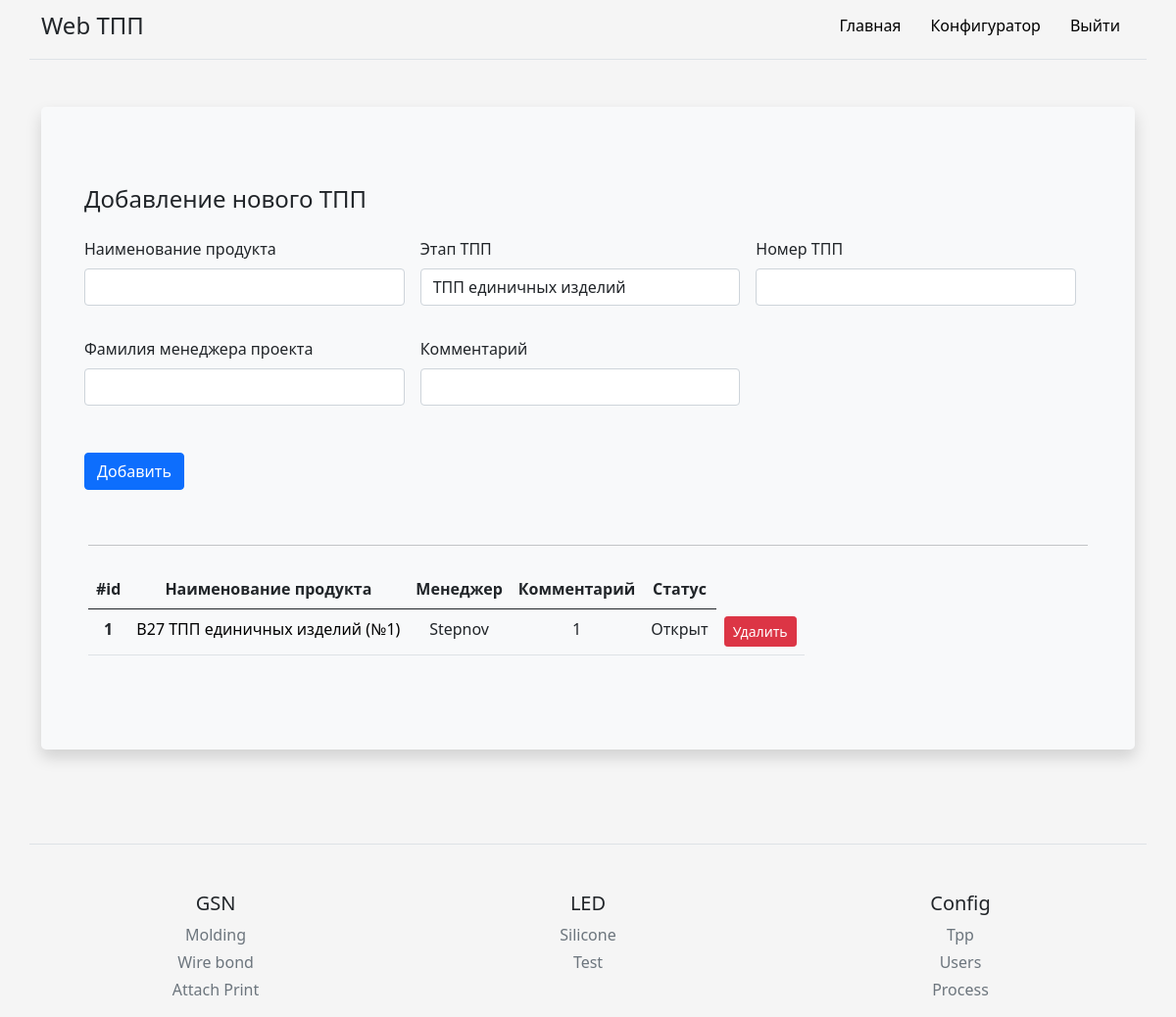
/config_tpp/ (signed in), run on an earlier commit of the app's database.
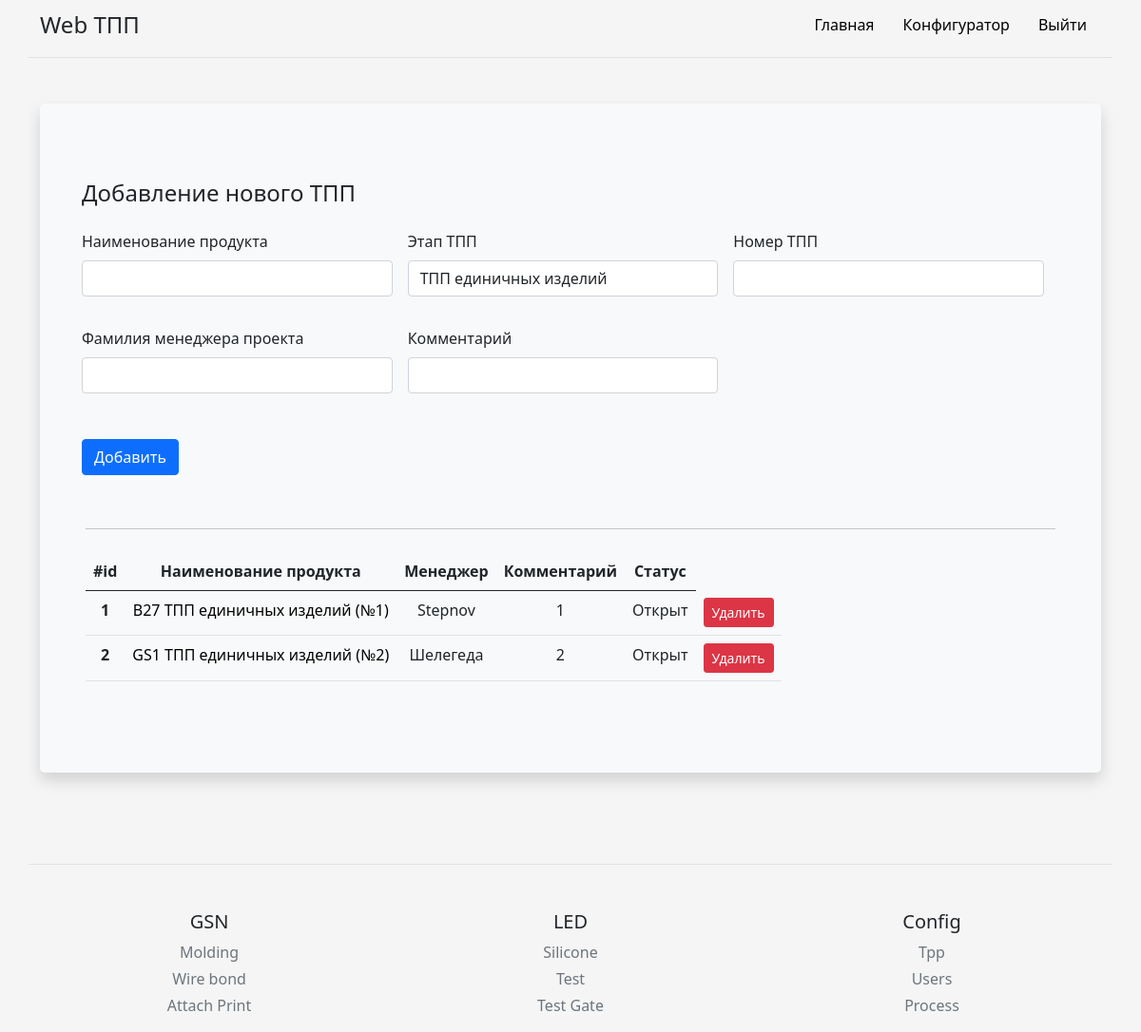
And on a later commit of the database.
### models.py (models this page shows, shortened)
class Tpp_config(db.Model):
    id = db.Column(db.Integer, primary_key=True)
    prod_sum = db.Column(db.Text, nullable=False)
    owner = db.Column(db.Text, nullable=False)
    comment = db.Column(db.Text, nullable=False)
    status = db.Column(db.Text, nullable=False, default="Открыт")
    del_status = db.Column(db.Boolean, nullable=False, default=True)

class Process(db.Model):
    id = db.Column(db.Integer, primary_key=True)
    process = db.Column(db.Text, nullable=False)
    branch = db.Column(db.Text, nullable=False)

### routes.py (the view, shortened to what this page needs)
@app_routes.route('/config_tpp/', methods=["POST", "GET"])
@login_required
def config_tpp():
    from main import db
    from models import Tpp_config, Process
    form = TppConfigForm()
    data_tpp = db.session.query(Tpp_config).filter_by(del_status=True).all()
    branch_footer = db.session.query(Process).group_by(Process.branch).all()
    process_footer = db.session.query(Process).all()
    return render_template('config_folder/config_tpp.html', form=form, data_tpp=data_tpp, branch_footer=branch_footer, process_footer=process_footer)

### forms.py
class TppConfigForm(FlaskForm):
    choices = ["ТПП единичных изделий", "ТПП серийных изделий"]
    prod_name = StringField('Наименование продукта', validators=[DataRequired()])
    tpp_stage = SelectField('Этап ТПП', choices=choices, validators=[DataRequired()])
    tpp_numb = IntegerField('Номер ТПП', validators=[DataRequired()])
    prod_owner = StringField('Фамилия менеджера проекта', validators=[DataRequired()])
    comment = StringField('Комментарий')
    submit = SubmitField('Добавить')

### main.py (called while the page is built)
@login_manager.user_loader
def load_user(id):
    from models import User
    return User.query.get(int(id))

### templates/config_folder/config_tpp.html (shortened to what this page needs)
{% extends 'base.html' %}
{% block body %}
<div class="container py-4">
	<div class="p-5 mb-4 bg-light rounded-3 shadow">
		<div class="row align-items-md-stretch">
			<form class="row g-3" method="post">
				<h4>Добавление нового ТПП</h4>
				<div class="col-sm-4">
					<p>
					{{ form.prod_name.label(class="form-label") }}<br>
                    {{ form.prod_name(class="form-control") }}
                    </p>
                </div>
                <div class="col-sm-4">
                    <p>
                    {{ form.tpp_stage.label(class="form-label") }}<br>
                    {{ form.tpp_stage(class="form-control") }}
                    </p>
                </div>
                <div class="col-sm-4">
                    <p>
                    {{ form.tpp_numb.label(class="form-label") }}<br>
                    {{ form.tpp_numb(class="form-control") }}
                    </p>
                </div>
                <div class="col-sm-4">
                    <p>
                    {{ form.prod_owner.label(class="form-label") }}<br>
                    {{ form.prod_owner(class="form-control") }}
                    </p>
                </div>
                <div class="col-sm-4">
                    <p>
                    {{ form.comment.label(class="form-label") }}<br>
                    {{ form.comment(class="form-control") }}
                    </p>
                </div>
                <div class="py-3">
                    <p>{{ form.submit(class="btn btn-m btn-primary btn-block") }}</p>
                </div>
            </div>
            <hr class="my-4">
            <div class="col-md-12">
                <table class="table table-hover" method="post">
                    <thead>
                        <tr>
                        <th scope="col">#id</th>
                        <th scope="col">Наименование продукта</th>
                        <th scope="col">Менеджер</th>
                        <th scope="col">Комментарий</th>
                        <th scope="col">Статус</th>
                        </tr>
                    </thead>
                    <tbody>
                        {% for item in data_tpp %}
                        <tr>
                        <th scope="row" name="up_table_id">{{item.id}}</th>
                        <td name="up_table_prod_name"><a href="/update/{{item.id}}"> {{item.prod_sum}} </a></td>
                        <td name="up_table_owner">{{item.owner}}</td>
                        <td name="up_table_comment">{{item.comment}}</td>    <td name="up_table_status">{{item.status}}</td>
                        <td>
                        <a class="btn btn-sm btn-danger btn-block" href="delete/{{item.id}}">Удалить</a>
                        </td>
                        </tr>
                        {% endfor %}
                    </tbody>
                </table>
                <div class="py-3">
                </div>
            </div>
         </div>
    </div>
{% endblock %}

### templates/base.html (shortened to what this page needs)
<!DOCTYPE html>
<html lang="en">
  <head>
    <link rel="stylesheet" href="https://cdn.jsdelivr.net/npm/bootstrap@5.1.0/dist/css/bootstrap.min.css">
    <link rel="stylesheet" href="{{ url_for('static', filename='css/main.css') }}">
  </head>
<body>
  <div class="py-2 container d-flex flex-column flex-md-row align-items-center pb-3 mb-4 border-bottom">
      <span class="fs-4">Web ТПП</span>
      <nav class="d-inline-flex mt-2 mt-md-0 ms-md-auto">
        <a class="nav__link" href="/">Главная</a>
        <a class="nav__link" href="/config_tpp">Конфигуратор</a>
        {% if current_user.is_anonymous %}
        <a class="nav__link" href="/login">Войти</a>
        {% else %}
        <a class="nav__link" href="/logout">Выйти</a>
        {% endif %}
      </nav>
    </div>
{% block body %}{% endblock %}
</body>
<footer class="container pt-4 my-md-5 pt-md-5 border-top">
    <div class="text-center row">
        {% for item in branch_footer %}
        <div class="col-6 col-md">
            <h5>{{item.branch}}</h5>
            <ul class="list-unstyled text-small">
                {% for i in process_footer %}
                {% if i.branch == item.branch %}
                <li class="mb-1"><a class="link-secondary text-decoration-none" href="/{{i.process}}">{{i.process}}</a></li>
                {% endif%}
                {% endfor %}
            </ul>
        </div>
        {% endfor %}
      <div class="col-6 col-md">
        <h5>Config</h5>
        <ul class="list-unstyled text-small">
          <li class="mb-1"><a class="link-secondary text-decoration-none" href="{{ url_for('.config_tpp') }}">Tpp</a></li>
          <li class="mb-1"><a class="link-secondary text-decoration-none" href="{{ url_for('.config_user') }}">Users</a></li>
          <li class="mb-1"><a class="link-secondary text-decoration-none" href="{{ url_for('.add_process') }}">Process</a></li>
        </ul>
      </div>
    </div>
</footer>
</html>

What changed in the data, as far as the page shows it:
added Tpp_config: id "2", prod_sum "GS1 ТПП единичных изделий (№2)", owner "Шелегеда", comment "2", status "Открыт"
added Process: process "Test Gate", shown under "LED"
